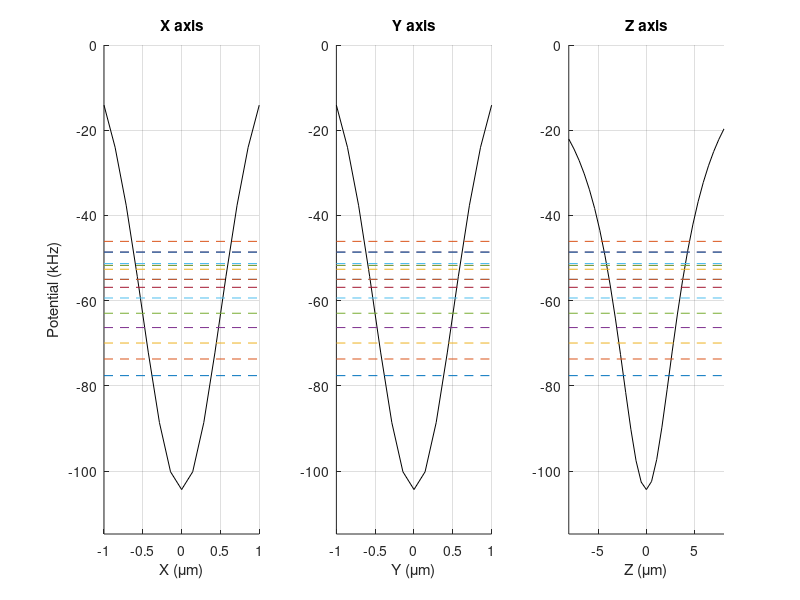

Write the MATLAB code that produced this figure. (Note: this script raises an error after producing the figure.)
%This code computes the energy levels for a single tweezer.
tic;
% close all
%Fundamental constants
% constants;
% c = 3 * 1e8;
h = 6.63 * 1e-34;
hbar = h / (2 * pi);
kb = 1.38 * 1e-23;

% Lithium-6
mLi = 6 * 1.67 * 1e-27;
gamma = 2 * pi * 6 * 1e6;
lambda0 = 671 * 1e-9;
c = 3e8;
f0 = c / lambda0;
omega0 = 2 * pi * f0;

% Laser Params
lambda = 780 * 1e-9; %wavelength (m)
omega = 2 * pi * c / lambda;
k = 2 * pi / lambda;
Er = hbar^2 * k^2 / (2 * mLi);

P = 55 * 1e-6; %power per tweezer (W)
asymm = 0; %asymmetry in units of depth
wx = 1000 * 1e-9; %waist perp direction (m) 1350
wy = 1000 * 1e-9; %waist tunneling direction (m) 1000% 810e-9
zRx = pi * wx^2 / lambda;
zRy = pi * wy^2 / lambda;
%
I0 = 2 * P / (pi * wx * wy);
V0 = 3 * pi * c^2 / (2 * omega0^3) * (gamma / (omega0 - omega) + gamma / (omega0 + omega)) * I0;

% Tweezer Params
Mx = 2 * wx; % full length across -x to +x
My = 2 * wy;
Mz = 4 * max(zRx, zRy);
Nx = 15; % full number of gridpoints, the actual dx = Mx / (Nx-1)
Ny = 15;
Nz = 31;
% Mx = 0.3 * wx;
% My = 0.3 * wx;
% Mz = 0.3 * wx;
% Nx = 3;
% Ny = 3;
% Nz = 3;

V_tweezers = @(x, y, z) -V0 ./ (1 + z.^2 .* (1 ./ zRx.^2 + 1 ./ zRy.^2) / 2) ...
    .* exp(-2 * x.^2 ./ (wx.^2 .* (1 + z.^2 ./ zRx.^2))) ...
    .* exp(-2 * y.^2 ./ (wy.^2 .* (1 + z.^2 ./ zRy.^2)));

% Gravity
g = 9.80665;
V_gravity = @(x, y, z) mLi * g * z;

V = @(x, y, z) V_tweezers(x, y, z) + V_gravity(x, y, z);

% Discretization params
x = linspace(-Mx / 2, Mx / 2, Nx);
y = linspace(-My / 2, My / 2, Ny);
z = linspace(-Mz / 2, Mz / 2, Nz);
dx = x(2) - x(1);
dy = y(2) - y(1);
dz = z(2) - z(1);
[xx, yy, zz] = meshgrid(x, y, z);
fprintf('Initialized parameters. Elapsed Time %.3f s\n', toc)

%get potential
VV = V(xx, yy, zz);
VV = spdiags(VV(:), 0, Nx * Ny * Nz, Nx * Ny * Nz);
fprintf('Set up potential. Elapsed Time %.3f s\n', toc)

%get kinetic DVR term
TTx = spdiags(ones(numel(xx), 1) * pi^2/3, 0, Nx * Ny * Nz, Nx * Ny * Nz); % diagonal term

for Dx = 1:((max(x) - min(x)) / dx)
    M = [ones(1, (Nx - Dx) * Ny), zeros(1, Ny * Dx)];
    M = repmat(M, 1, Nz)';
    TTx = spdiags((-1)^Dx * 2 / Dx^2 * M(end:-1:1), +Dx * Ny, TTx);
    TTx = spdiags((-1)^Dx * 2 / Dx^2 * M, -Dx * Ny, TTx);
end

TTy = spdiags(ones(numel(yy), 1) * pi^2/3, 0, Nx * Ny * Nz, Nx * Ny * Nz);

for Dy = 1:((max(y) - min(y)) / dy)
    M = [ones(1, Ny - Dy), zeros(1, Dy)];
    M = repmat(M, 1, Nx * Nz)';
    TTy = spdiags((-1)^Dy * 2 / Dy^2 * M(end:-1:1), +Dy, TTy);
    TTy = spdiags((-1)^Dy * 2 / Dy^2 * M, -Dy, TTy);
end

TTz = spdiags(ones(numel(zz), 1) * pi^2/3, 0, Nx * Ny * Nz, Nx * Ny * Nz);

for Dz = 1:((max(z) - min(z)) / dz)
    M = ones(1, Nx * Ny * Nz)';
    TTz = spdiags((-1)^Dz * 2 / Dz^2 * M, +Dz * Nx * Ny, TTz);
    TTz = spdiags((-1)^Dz * 2 / Dz^2 * M, -Dz * Nx * Ny, TTz);
end

TT = (hbar^2/2 / mLi * (TTx / dx^2 + TTy / dy^2 + TTz / dz^2));
% TT = (TTx + TTy + TTz);
fprintf('Kinetic Energy Term. Elapsed Time %.3f s\n', toc)

%diagonalize
NN = 16;
H = TT + VV - spdiags(ones(numel(xx), 1) * min(VV(:)), 0, Nx * Ny * Nz, Nx * Ny * Nz);
[eigvects, eigenergies] = eigs(H, NN, 'SM');
fprintf('Diagonalize. Elapsed Time %.3f s\n', toc)

% extract energies and sort
E = diag(eigenergies + min(VV(:))) / h * 1e-3;
[E, II] = sort(E);
PSI = eigvects(:, II);

% rearange psi and normalize
psi = zeros(Nx, Ny, Nz, NN);

for ii = 1:NN
    psi_temp = reshape(PSI(:, ii), Ny, Nx, Nz);
    Norm = sum(psi_temp(:).^2) * dx * dy * dz;
    PSI(:, ii) = PSI(:, ii) / sqrt(Norm);
    psi_temp = psi_temp / sqrt(Norm) * sign(max(psi_temp(:)));
    psi(:, :, :, ii) = permute(psi_temp, [2 1 3]);
end

% close all
figure(45); clf;
colors = lines(NN);
subplot(1, 3, 1)
hold on
plot(x * 1e6, V(x, 0, 0) / h * 1e-3, 'k')
% plot(x*1e6, V(x, a/2, 0)/h*1e-3, 'k')
for ii = 1:NN
    plot([min(x), max(x)] * 1e6, [E(ii), E(ii)], '--', 'color', colors(ii, :));
end

xlabel('X (\mum)')
ylabel('Potential (kHz)')
title('X axis')
grid on
xlim([min(x), max(x)] * 1e6)
ylim([1.1 * min(VV(:)) / h * 1e-3, 0])
subplot(1, 3, 2)
hold on
plot(y * 1e6, V(0, y, 0) / h * 1e-3, 'k')

for ii = 1:NN
    plot([min(y), max(y)] * 1e6, [E(ii), E(ii)], '--', 'color', colors(ii, :));
end

xlabel('Y (\mum)')
title('Y axis')
grid on
xlim([min(y), max(y)] * 1e6)
ylim([1.1 * min(VV(:)) / h * 1e-3, 0])
subplot(1, 3, 3)
hold on
plot(z * 1e6, V(0, 0, z) / h * 1e-3, 'k')
% plot(z*1e6, V(0, a/2, z)/h*1e-3, 'k')
for ii = 1:NN
    plot([min(z), max(z)] * 1e6, [E(ii), E(ii)], '--', 'color', colors(ii, :));
end

xlabel('Z (\mum)')
title('Z axis')
grid on
xlim([min(z), max(z)] * 1e6)
ylim([1.1 * min(VV(:)) / h * 1e-3, 0])
sgtitle(sprintf('Potential and bound state energies\n wx = %.0f nm, wy = %.0f nm, power = %.3f mW', wx * 1e9, wy * 1e9, P * 1e3))

figure(8); clf;

for ii = 1:NN
    subplot(NN, 3, 3 * ii - 2)

    if ii == 1
        title('X axis')
    end

    ylabel(sprintf('Psi_%d', ii))

    if ii == NN
        xlabel('X (\mum)')
    end

    hold on

    for jj = 1:round(Ny / 5):Ny

        for kk = 1:round(Nz / 5):Nz
            plot(x * 1e6, squeeze(psi(:, jj, kk, ii)))
        end

    end

    xlim([min(x), max(x)] * 1e6)
    grid on
    subplot(NN, 3, 3 * ii - 1)

    if ii == 1
        title('Y axis')
    end

    if ii == NN
        xlabel('Y (\mum)')
    end

    hold on

    for jj = 1:round(Nx / 5):Nx

        for kk = 1:round(Nz / 5):Nz
            plot(y * 1e6, squeeze(psi(jj, :, kk, ii)))
        end

    end

    xlim([min(y), max(y)] * 1e6)
    grid on
    subplot(NN, 3, 3 * ii - 0)

    if ii == 1
        title('Z axis')
    end

    if ii == NN
        xlabel('Z (\mum)')
    end

    hold on

    for jj = 1:round(Nx / 5):Nx

        for kk = 1:round(Ny / 5):Ny
            plot(z * 1e6, squeeze(psi(jj, kk, :, ii)))
        end

    end

    xlim([min(z), max(z)] * 1e6)
    grid on
end

sgtitle(sprintf('Wavefunctions\n wx = %.0f nm, wy = %.0f nm, power = %.3f mW', wx * 1e9, wy * 1e9, P * 1e3))
%
figure(102); clf;
plot(1:numel(E), E - E(1), 'o');
ylabel('E (kHz)'); xlabel('Eigenlevels');
legend(num2str(E - E(1)), 'location', 'best');
